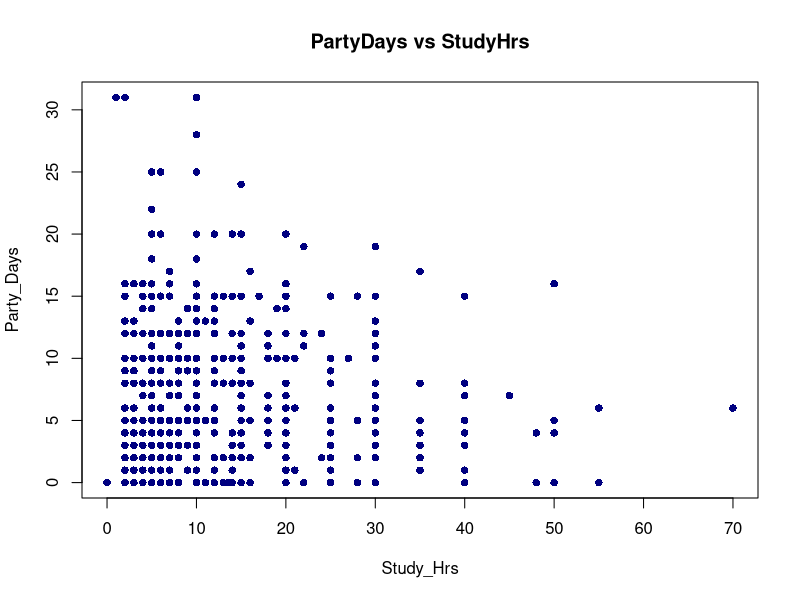
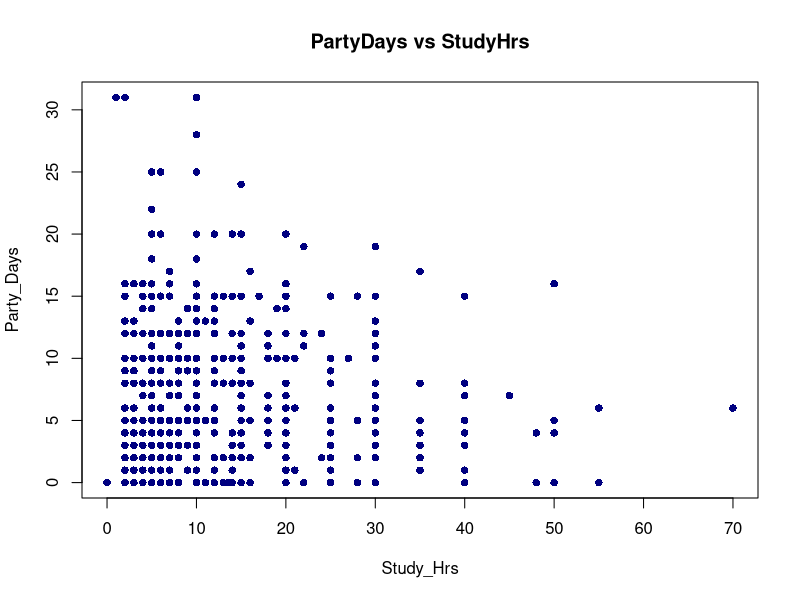
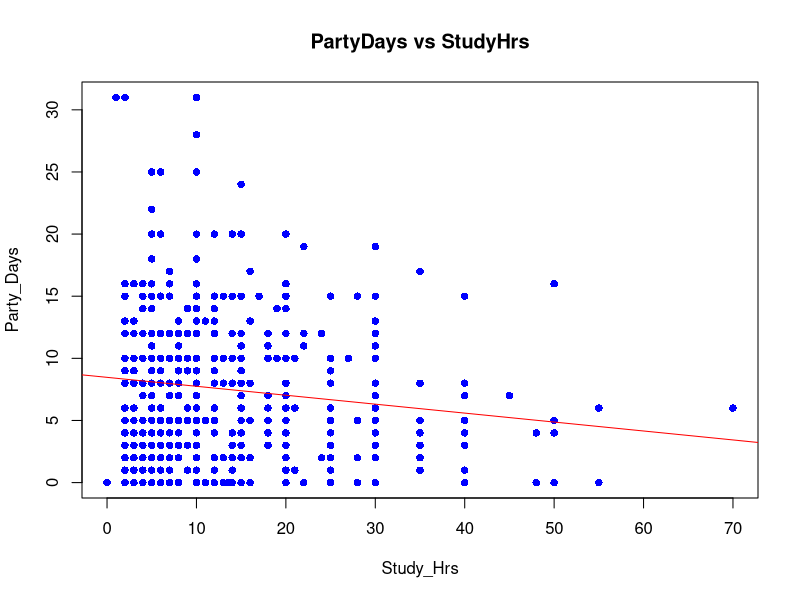

Generate these figures, in order, with R:

stu=read.csv("Student.csv",sep=",",header=T)

#---------------------------------------------------

head(stu)

PartyDays=stu$PartyDays
StudyHrs=stu$StudyHrs

#scatterplot
plot(PartyDays~StudyHrs,pch=16,cex=1,col="navy",main="PartyDays vs StudyHrs",xlab="Study_Hrs",ylab="Party_Days")

#or
plot(StudyHrs,PartyDays,pch=16,cex=1,col="navy",main="PartyDays vs StudyHrs",xlab="Study_Hrs",ylab="Party_Days")

#correlation coefficient
#看相關係數
cor.test(PartyDays,StudyHrs)

#Is there any NA value in the data?
length(PartyDays[is.na(PartyDays)])
length(StudyHrs[is.na(StudyHrs)])

#simple linear regression
RESULTS=lm(PartyDays~StudyHrs)
summary(RESULTS)     #same as above

coeff=coefficients(RESULTS)
RESULTS$coefficients

res=residuals(RESULTS)
RESULTS$residuals

yhat=fitted.values(RESULTS) #estimated y (yhat)
RESULTS$fitted.values


dev.off()   #清理畫圖區

plot(PartyDays~StudyHrs,pch=16,col="blue",main="PartyDays vs StudyHrs",xlab="Study_Hrs",ylab="Party_Days")

abline(RESULTS,col="red")

#anova#看SSR跟SSE
anova(RESULTS)

